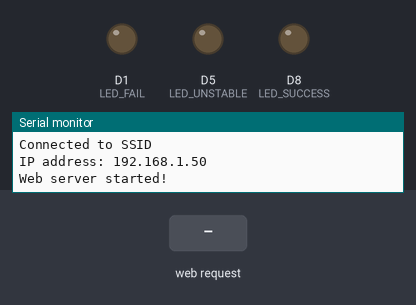
The sketch below on a simulated ESP8266 (NodeMCU). Parts: output pins drawn as LEDs (lit = HIGH), the last lines printed to the serial monitor. Inputs (shaded band) come from the test bench. WiFi joins after 1.5 s; servers stay silent unless stated.

Above: at 8.7 s.
8.8 s: HTTP request GET /LEDOn received
At 9.6 s:
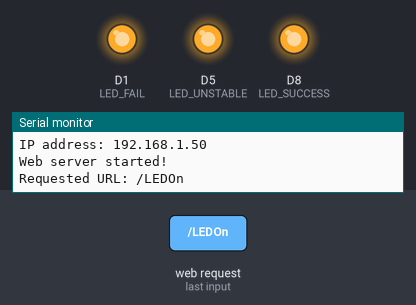
10.3 s: HTTP request GET /LEDOff received
At 10.7 s:
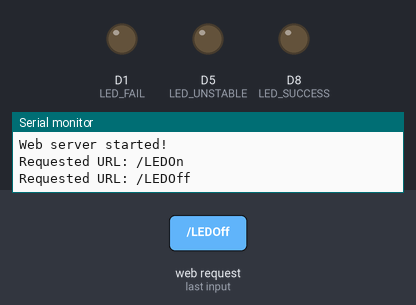
11.8 s: HTTP request GET /LEDOn?plain=SUCCESS received
At 13.0 s:
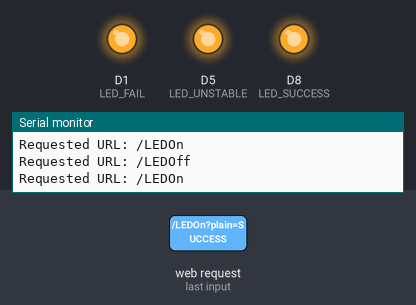
13.3 s: HTTP request GET /LEDOff?plain=SUCCESS received
At 14.2 s:
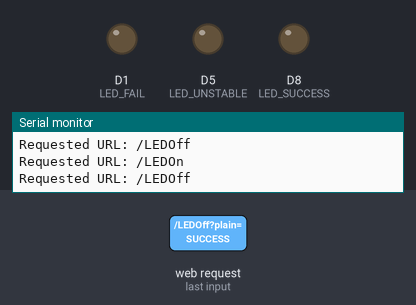
Timing chart, 0 to 15.8 s (numbered marks = the images above; inputs shaded):
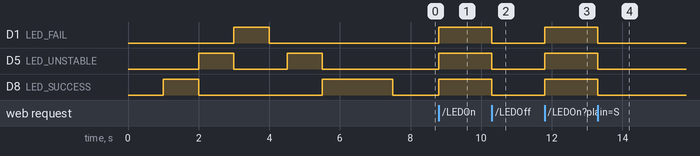

The sketch:

jenkins-status.ino
```cpp
#include <ESP8266WiFi.h>
#include <WiFiClient.h>
#include <ESP8266WebServer.h>
#include <ArduinoJson.h>

// Replace with your network credentials
const char* ssid = "SSID";
const char* password = "PASSWORD";

#define D0 16
#define D1 5
#define D2 4
#define D3 0
#define D4 2
#define D5 14
#define D6 12
#define D7 13
#define D8 15

ESP8266WebServer server(80);   //instantiate server at port 80 (http port)

String page = "";
int LED_SUCCESS = D8;
int LED_UNSTABLE = D5;
int LED_FAIL = D1;

void boot_animation() {

  Serial.println("Green");
  digitalWrite(LED_SUCCESS, HIGH);
  delay(1000);
  digitalWrite(LED_SUCCESS, LOW);
  Serial.println("Yellow");
  digitalWrite(LED_UNSTABLE, HIGH);
  delay(1000);
  digitalWrite(LED_UNSTABLE, LOW);
  Serial.println("Red");
  digitalWrite(LED_FAIL, HIGH);
  delay(1000);
  digitalWrite(LED_FAIL, LOW);
}

void setup(void){
  //the HTML of the web page
  page = "<h1>Simple NodeMCU Web Server</h1><p><a href=\"LEDOn\"><button>ON</button></a>&nbsp;<a href=\"LEDOff\"><button>OFF</button></a></p>";
  //make the LED pin output and initially turned off
  pinMode(LED_SUCCESS, OUTPUT);
  pinMode(LED_UNSTABLE, OUTPUT);
  pinMode(LED_FAIL, OUTPUT);
  digitalWrite(LED_SUCCESS, LOW);
  digitalWrite(LED_UNSTABLE, LOW);
  digitalWrite(LED_FAIL, LOW);

  delay(1000);
  Serial.begin(115200);

  boot_animation();
  Serial.println("Wifi: ");
  Serial.print("SSID: ");
  Serial.print(ssid);
  Serial.print("\n");
  Serial.print("PWD: ");
  Serial.print(password);
  Serial.print("\n");

  WiFi.begin(ssid, password); //begin WiFi connection
  Serial.println("");


  // Wait for connection
  while (WiFi.status() != WL_CONNECTED) {
    delay(500);
    Serial.print(".");
    digitalWrite(LED_UNSTABLE, HIGH);
    delay(1000);
    digitalWrite(LED_UNSTABLE, LOW);
  }

  digitalWrite(LED_SUCCESS, HIGH);
  delay(2000);

  digitalWrite(LED_SUCCESS, LOW);
  Serial.println("");
  Serial.print("Connected to ");
  Serial.println(ssid);
  Serial.print("IP address: ");
  Serial.println(WiFi.localIP());

  server.on("/", [](){
    server.send(200, "text/html", page);
  });
  server.on("/LEDOn", [](){
    Serial.println("Requested URL: /LEDOn");
    server.send(200, "text/html", page);
    digitalWrite(LED_SUCCESS, HIGH);
    digitalWrite(LED_UNSTABLE, HIGH);
    digitalWrite(LED_FAIL, HIGH);
    delay(1000);
  });
  server.on("/LEDOff", HTTP_GET, [](){
    Serial.println("Requested URL: /LEDOff");
    server.send(200, "text/html", page);
    digitalWrite(LED_SUCCESS, LOW);
    digitalWrite(LED_UNSTABLE, LOW);
    digitalWrite(LED_FAIL, LOW);
    delay(1000);
  });
  server.on("/jenkins", HTTP_POST, [](){
    Serial.println("Requested URL: /jenkins");
    DynamicJsonBuffer jsonBuffer(4000);
    JsonObject& root = jsonBuffer.parseObject(server.arg("plain"));
    root.prettyPrintTo(Serial);
    const char* val = root["build"];
    Serial.println(val);
    const char* st = root["build"]["status"];
    Serial.print("Status: ");
    Serial.println(st);
    if (String(st) == "SUCCESS") {
      digitalWrite(LED_SUCCESS, HIGH);
      digitalWrite(LED_UNSTABLE, LOW);
      digitalWrite(LED_FAIL, LOW);
    } else if (String(st) == "UNSTABLE") {
      digitalWrite(LED_SUCCESS, LOW);
      digitalWrite(LED_UNSTABLE, HIGH);
      digitalWrite(LED_FAIL, LOW);
    } else if (String(st) == "FAILURE") {
      digitalWrite(LED_SUCCESS, LOW);
      digitalWrite(LED_UNSTABLE, LOW);
      digitalWrite(LED_FAIL, HIGH);
    }

    server.send(200);
  });
  server.begin();
  Serial.println("Web server started!");
}

void loop(void){
  server.handleClient();
}
```

Measured:
- after the input at 8.8 s, D1 (LED_FAIL), D5 (LED_UNSTABLE), D8 (LED_SUCCESS): LOW → HIGH at once
- after the input at 10.3 s, D1 (LED_FAIL), D5 (LED_UNSTABLE), D8 (LED_SUCCESS): HIGH → LOW at once
- after the input at 11.8 s, D1 (LED_FAIL), D5 (LED_UNSTABLE), D8 (LED_SUCCESS): LOW → HIGH at once
- after the input at 13.3 s, D1 (LED_FAIL), D5 (LED_UNSTABLE), D8 (LED_SUCCESS): HIGH → LOW at once
